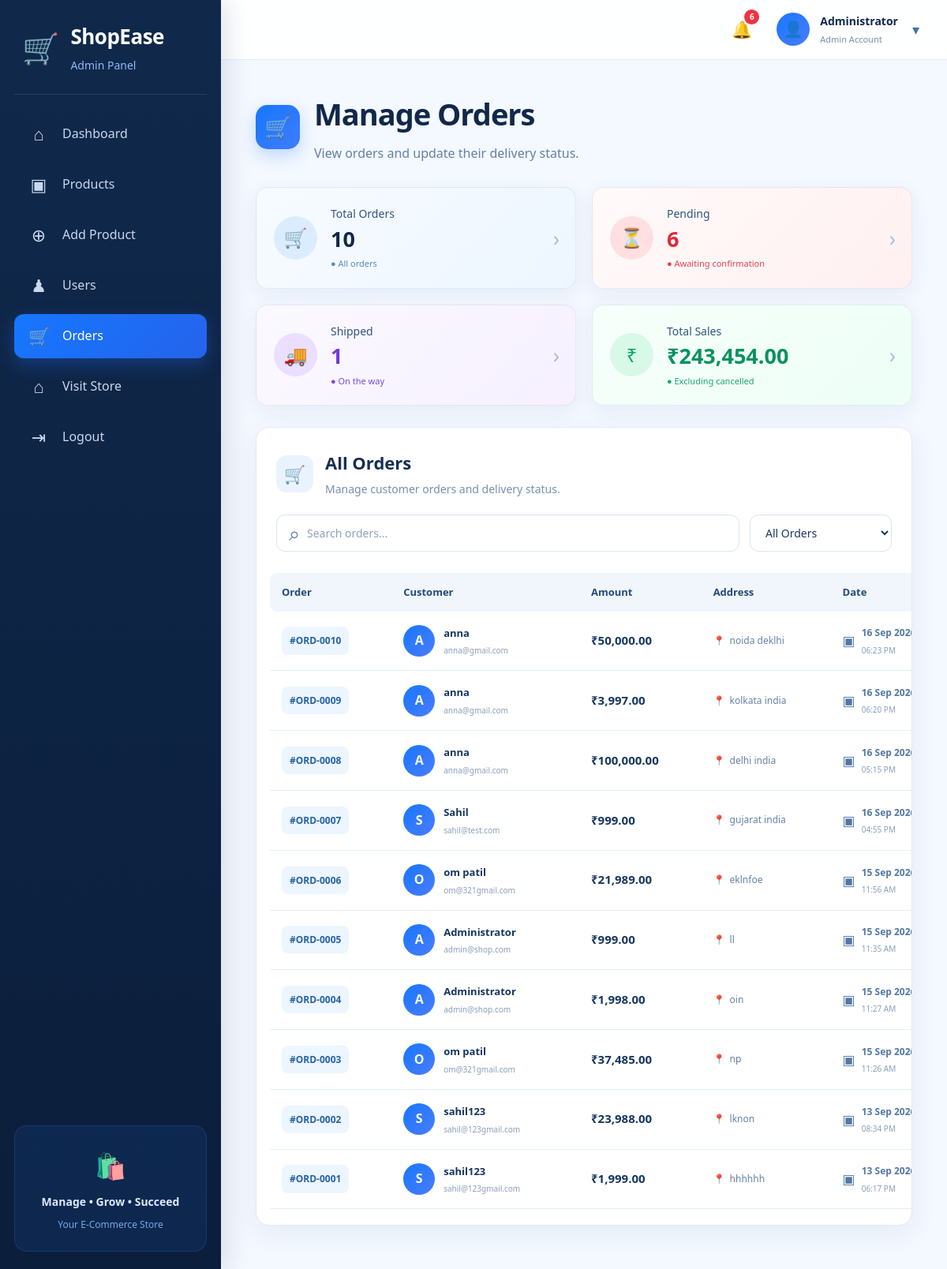
The app's page /admin/orders.php (signed in) with its own data.
### tables this page shows
CREATE TABLE `orders` (
  `id` int(11) NOT NULL,
  `user_id` int(11) NOT NULL,
  `total` decimal(10,2) NOT NULL,
  `status` enum('Pending','Confirmed','Shipped','Delivered','Cancelled') NOT NULL DEFAULT 'Pending',
  `address` text NOT NULL,
  `created_at` timestamp NOT NULL DEFAULT current_timestamp()
);

CREATE TABLE `users` (
  `id` int(11) NOT NULL,
  `name` varchar(100) NOT NULL,
  `email` varchar(150) NOT NULL,
  `password` varchar(255) NOT NULL,
  `role` enum('user','admin') NOT NULL DEFAULT 'user',
  `created_at` timestamp NOT NULL DEFAULT current_timestamp()
);

### admin/orders.php (the view, shortened to what this page needs)
<?php
require_once "../config/database.php";
$total_orders = 0;
$pending_orders = 0;
$shipped_orders = 0;
$total_sales = 0;
$stats_result = $conn->query("
    SELECT
        COUNT(*) AS total_orders,
        SUM(
            CASE
                WHEN status = 'Pending'
                THEN 1
                ELSE 0
            END
        ) AS pending_orders,
        SUM(
            CASE
                WHEN status = 'Confirmed'
                THEN 1
                ELSE 0
            END
        ) AS confirmed_orders,
        SUM(
            CASE
                WHEN status = 'Shipped'
                THEN 1
                ELSE 0
            END
        ) AS shipped_orders,
        SUM(
            CASE
                WHEN status = 'Delivered'
                THEN 1
                ELSE 0
            END
        ) AS delivered_orders,
        SUM(
            CASE
                WHEN status = 'Cancelled'
                THEN 1
                ELSE 0
            END
        ) AS cancelled_orders,
        COALESCE(
            SUM(
                CASE
                    WHEN status != 'Cancelled'
                    THEN total
                    ELSE 0
                END
            ),
            0
        ) AS total_sales
    FROM orders
");
if ($stats_result) {
    $stats = $stats_result->fetch_assoc();
    $total_orders = $stats["total_orders"] ?? 0;
    $pending_orders = $stats["pending_orders"] ?? 0;
    $shipped_orders = $stats["shipped_orders"] ?? 0;
    $total_sales = $stats["total_sales"] ?? 0;
}
$orders_result = $conn->query("
    SELECT
        orders.id,
        orders.user_id,
        orders.total,
        orders.status,
        orders.address,
        orders.created_at,
        users.name,
        users.email
    FROM orders
    LEFT JOIN users
        ON orders.user_id = users.id
    ORDER BY orders.id DESC
");
?>
<!DOCTYPE html>
<html lang="en">
<head>
    <link
        rel="stylesheet"
        href="../assets/css/style.css"
    >
</head>
<body class="modern-admin">
<aside class="modern-sidebar">
    <div class="sidebar-brand">
        <div class="brand-icon">
            🛒
        </div>
        <div>
            <h2>ShopEase</h2>
            <span>Admin Panel</span>
        </div>
    </div>
    <nav class="modern-nav">
        <a href="dashboard.php">
            <span class="nav-icon">⌂</span>
            <span>Dashboard</span>
        </a>
        <a href="products.php">
            <span class="nav-icon">▣</span>
            <span>Products</span>
        </a>
        <a href="add_product.php">
            <span class="nav-icon">⊕</span>
            <span>Add Product</span>
        </a>
        <a href="users.php">
            <span class="nav-icon">♟</span>
            <span>Users</span>
        </a>
        <a href="orders.php" class="active">
            <span class="nav-icon">🛒</span>
            <span>Orders</span>
        </a>
        <a href="../index.php">
            <span class="nav-icon">⌂</span>
            <span>Visit Store</span>
        </a>
        <a href="../logout.php">
            <span class="nav-icon">⇥</span>
            <span>Logout</span>
        </a>
    </nav>
    <div class="sidebar-bottom">
        <div class="sidebar-bottom-icon">
            🛍️
        </div>
        <strong>
            Manage • Grow • Succeed
        </strong>
        <small>
            Your E-Commerce Store
        </small>
    </div>
</aside>
<main class="modern-main">
    <header class="modern-topbar">
        <div class="topbar-user">
            <div class="notification">
                🔔
                <span>
                    <?php echo $pending_orders; ?>
                </span>
            </div>
            <div class="user-avatar">
                👤
            </div>
            <div class="user-details">
                <strong>
                    Administrator
                </strong>
                <small>
                    Admin Account
                </small>
            </div>
            <span class="dropdown-arrow">
                ▾
            </span>
        </div>
    </header>
    <div class="modern-content">
        <div class="page-title-row">
            <div class="page-title">
                <div class="title-icon">
                    🛒
                </div>
                <div>
                    <h1>
                        Manage Orders
                    </h1>
                    <p>
                        View orders and update their delivery status.
                    </p>
                </div>
            </div>
        </div>
        <section class="modern-stats">
            <div class="modern-stat-card blue-card">
                <div class="stat-round-icon">
                    🛒
                </div>
                <div class="modern-stat-content">
                    <span>
                        Total Orders
                    </span>
                    <strong>
                        <?php echo $total_orders; ?>
                    </strong>
                    <small>
                        ● All orders
                    </small>
                </div>
                <div class="stat-arrow">
                    ›
                </div>
            </div>
            <div class="modern-stat-card red-card">
                <div class="stat-round-icon">
                    ⏳
                </div>
                <div class="modern-stat-content">
                    <span>
                        Pending
                    </span>
                    <strong>
                        <?php echo $pending_orders; ?>
                    </strong>
                    <small>
                        ● Awaiting confirmation
                    </small>
                </div>
                <div class="stat-arrow">
                    ›
                </div>
            </div>
            <div class="modern-stat-card purple-card">
                <div class="stat-round-icon">
                    🚚
                </div>
                <div class="modern-stat-content">
                    <span>
                        Shipped
                    </span>
                    <strong>
                        <?php echo $shipped_orders; ?>
                    </strong>
                    <small>
                        ● On the way
                    </small>
                </div>
                <div class="stat-arrow">
                    ›
                </div>
            </div>
            <div class="modern-stat-card green-card">
                <div class="stat-round-icon">
                    ₹
                </div>
                <div class="modern-stat-content">
                    <span>
                        Total Sales
                    </span>
                    <strong>
                        ₹<?php echo number_format($total_sales, 2); ?>
                    </strong>
                    <small>
                        ● Excluding cancelled
                    </small>
                </div>
                <div class="stat-arrow">
                    ›
                </div>
            </div>
        </section>
        <section class="products-panel">
            <div class="products-panel-header">
                <div class="all-products-title">
                    <div class="mini-box-icon">
                        🛒
                    </div>
                    <div>
                        <h2>
                            All Orders
                        </h2>
                        <p>
                            Manage customer orders and delivery status.
                        </p>
                    </div>
                </div>
                <div class="product-tools">
                    <div class="product-search">
                        <span>
                            ⌕
                        </span>
                        <input
                            type="text"
                            id="orderSearch"
                            placeholder="Search orders..."
                            onkeyup="searchOrders()"
                        >
                    </div>
                    <select
                        id="orderFilter"
                        onchange="filterOrders()"
                    >
                        <option value="all">
                            All Orders
                        </option>
                    </select>
                </div>
            </div>
            <div class="modern-table-wrapper">
                <table
                    class="modern-product-table order-table"
                    id="orderTable"
                >
                    <thead>
                        <tr>
                            <th>
                                Order
                            </th>
                            <th>
                                Customer
                            </th>
                            <th>
                                Amount
                            </th>
                            <th>
                                Address
                            </th>
                            <th>
                                Date
                            </th>
                        </tr>
                    </thead>
                    <tbody>
                    <?php if ($orders_result && $orders_result->num_rows > 0): ?>
                        <?php while ($order = $orders_result->fetch_assoc()): ?>
                            <tr
                                data-status="<?php echo htmlspecialchars($order["status"]); ?>"
                            >
                                <td>
                                    <span class="order-id-badge">
                                        #ORD-<?php
                                        echo str_pad(
                                            $order["id"],
                                            4,
                                            "0",
                                            STR_PAD_LEFT
                                        );
                                        ?>
                                    </span>
                                </td>
                                <td>
                                    <div class="user-table-cell">
                                        <div class="table-user-avatar">
                                            <?php
                                            $name =
                                                $order["name"]
                                                ?? "User";
                                            echo htmlspecialchars(
                                                strtoupper(
                                                    substr(
                                                        $name,
                                                        0,
                                                        1
                                                    )
                                                )
                                            );
                                            ?>
                                        </div>
                                        <div>
                                            <strong>
                                                <?php
                                                echo htmlspecialchars(
                                                    $name
                                                );
                                                ?>
                                            </strong>
                                            <small>
                                                <?php
                                                echo htmlspecialchars(
                                                    $order["email"]
                                                    ?? "No email"
                                                );
                                                ?>
                                            </small>
                                        </div>
                                    </div>
                                </td>
                                <td>
                                    <strong class="product-price">
                                        ₹<?php
                                        echo number_format(
                                            $order["total"],
                                            2
                                        );
                                        ?>
                                    </strong>
                                </td>
                                <td>
                                    <div class="order-address">
                                        📍
                                        <span>
                                            <?php
                                            $address =
                                                $order["address"];
                                            echo htmlspecialchars(
                                                strlen($address) > 45
                                                    ? substr(
                                                        $address,
                                                        0,
                                                        45
                                                    ) . "..."
                                                    : $address
                                            );
                                            ?>
                                        </span>
                                    </div>
                                </td>
                                <td>
                                    <div class="created-date">
                                        <span>
                                            ▣
                                        </span>
                                        <div>
                                            <strong>
                                                <?php
                                                echo date(
                                                    "d M Y",
                                                    strtotime(
                                                        $order["created_at"]
                                                    )
                                                );
                                                ?>
                                            </strong>
                                            <small>
                                                <?php
                                                echo date(
                                                    "h:i A",
                                                    strtotime(
                                                        $order["created_at"]
                                                    )
                                                );
                                                ?>
                                            </small>
                                        </div>
                                    </div>
                                </td>
                            </tr>
                        <?php endwhile; ?>
                    <?php endif; ?>
                    </tbody>
                </table>
            </div>
        </section>
    </div>
</main>
</body>
</html>

### records on screen
orders: id "0010", user.name "A", user.name "anna", user.email "anna@gmail.com", total "50,000.00", address "noida deklhi", created_at "16 Sep…", created_at "06:23 PM"
orders: id "0009", user.name "A", user.name "anna", user.email "anna@gmail.com", total "3,997.00", address "kolkata india", created_at "16 Sep…", created_at "06:20 PM"
orders: id "0008", user.name "A", user.name "anna", user.email "anna@gmail.com", total "100,000.00", address "delhi india", created_at "16 Sep…", created_at "05:15 PM"
orders: id "0007", user.name "S", user.name "Sahil", user.email "sahil@test.com", total "999.00", address "gujarat india", created_at "16 Sep…", created_at "04:55 PM"
orders: id "0006", user.name "O", user.name "om patil", user.email "om@321gmail.com", total "21,989.00", address "eklnfoe", created_at "15 Sep…", created_at "11:56 AM"
orders: id "0005", user.name "A", user.name "Administrator", user.email "admin@shop.com", total "999.00", address "ll", created_at "15 Sep…", created_at "11:35 AM"
orders: id "0004", user.name "A", user.name "Administrator", user.email "admin@shop.com", total "1,998.00", address "oin", created_at "15 Sep…", created_at "11:27 AM"
orders: id "0003", user.name "O", user.name "om patil", user.email "om@321gmail.com", total "37,485.00", address "np", created_at "15 Sep…", created_at "11:26 AM"
orders: id "0002", user.name "S", user.name "sahil123", user.email "sahil@123gmail.com", total "23,988.00", address "lknon", created_at "13 Sep…", created_at "08:34 PM"
orders: id "0001", user.name "S", user.name "sahil123", user.email "sahil@123gmail.com", total "1,999.00", address "hhhhhh", created_at "13 Sep…", created_at "06:17 PM"

### other values on screen
$pending_orders "6"
$total_orders "10"
$shipped_orders "1"
$total_sales "243,454.00"
